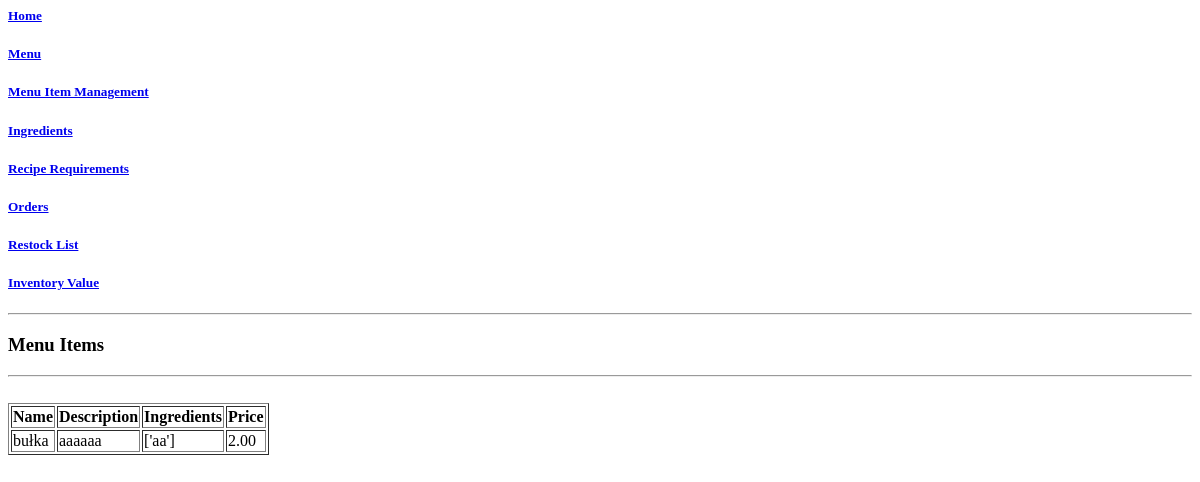
The page /menu_items/list on the database as committed earlier.
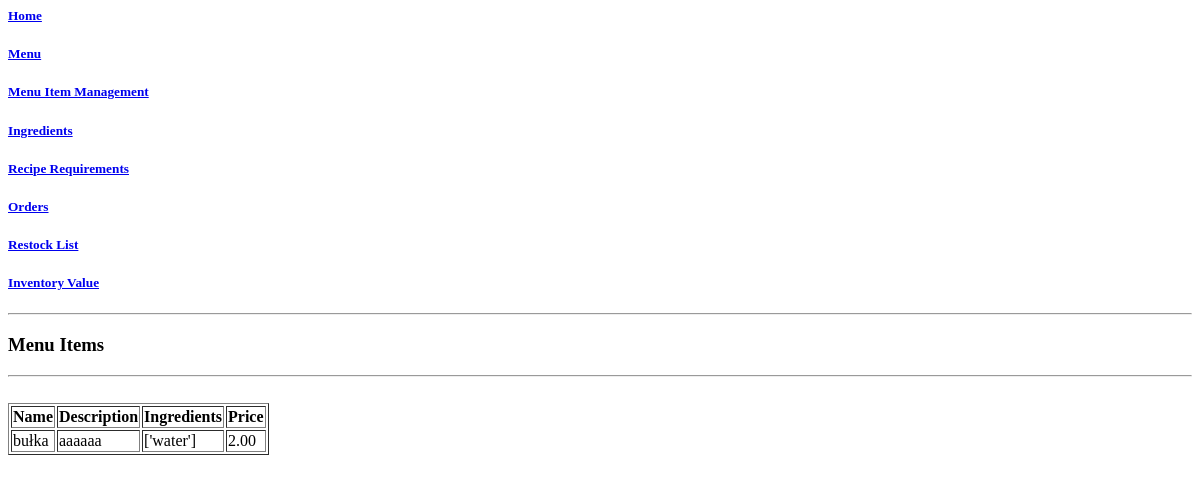
The same page on the database as committed later.
### crispy_crab/models.py (models this page shows, shortened)
class MenuItems(models.Model):
    item_name = models.CharField(max_length=30, unique=True)
    item_description = models.CharField(max_length=150, default="recipe requirements not complete")
    item_price = models.DecimalField(max_digits=5, decimal_places=2, default=0)
    class Meta:
        ordering = ['item_name']
    def ingredients(self):
        return [i.ingredient.ing_name for i in self.reciperequirements_set.all()]
    def is_available(self):
        result = []
        for i in self.reciperequirements_set.all():
            if i.quantity <= i.ingredient.ing_quantity:
                result.append(True)
            else:
                result.append(False)
        return all(result)

class RecipeRequirements(models.Model):
    menu_item = models.ForeignKey(MenuItems, on_delete=models.CASCADE)
    ingredient = models.ForeignKey(Ingredients, on_delete=models.CASCADE)
    quantity = models.IntegerField(default=1)
    class Meta:
        ordering = ['menu_item']

class Ingredients(models.Model):
    PIECE = "PC"
    GRAM = "GR"
    MILLILITRE = "ML"
    INGREDIENT_UNIT_CHOICES = [
        (PIECE, "pcs."),
        (GRAM, "gr."),
        (MILLILITRE, "ml")
    ]
    ing_name = models.CharField(max_length=25, unique=True)
    ing_quantity = models.IntegerField(default=0)
    multi_pack_quantity = models.IntegerField(default=1)
    unit = models.CharField(max_length=2, choices=INGREDIENT_UNIT_CHOICES, default=PIECE)
    multi_pack_price = models.DecimalField(max_digits=8, decimal_places=2)
    minimal_quantity = models.IntegerField(default=0)
    class Meta:
        ordering = ['ing_name']

### crispy_crab/views.py (the view)
# urls.py: path('menu_items/list', views.MenuItemsList.as_view(), name='menuitemslist'),
class MenuItemsList(ListView):
    model = MenuItems
    template_name = "crispy_crab/menu_items_list.html"

### crispy_crab/templates/crispy_crab/menu_items_list.html
{% extends "crispy_crab/base.html" %}
{% block content %}
<hr>
<h3>Menu Items</h3>
<hr>
<br>
<table border = 1 id="menu_items_table">
  <tr>
    <th>Name</th>
    <th>Description</th>
    <th>Ingredients</th>
    <th>Price</th>
  </tr>
{% for menu_item in menuitems_list  %}
{% if menu_item.item_description != "recipe requirements not complete" and menu_item.is_available is True %}
<tr>
  <td>{{ menu_item.item_name }} </td>
  <td>{{ menu_item.item_description }} </td>
  <td>{{ menu_item.ingredients }} </td>
  <td>{{ menu_item.item_price }} </td>
</tr>
{% endif %}
{% endfor %}
</table>
{% endblock %}

### crispy_crab/templates/crispy_crab/base.html
<head>
</head>
<body>
<a href="{% url 'home' %}"><h5>Home</h5></a>
<a href="{% url 'menuitemslist' %}"><h5>Menu</h5></a>
<a href="{% url 'menuitemsmanagementlist' %}"><h5>Menu Item Management</h5></a>
<a href="{% url 'ingredientslist' %}"><h5>Ingredients</h5></a>
<a href="{% url 'reciperequirementslist' %}"><h5>Recipe Requirements</h5></a>
<a href="{% url 'purchaselist' %}"><h5>Orders</h5></a>
<a href="{% url 'restocklist' %}"><h5>Restock List</h5></a>
<a href="{% url 'inventoryvalue' %}"><h5>Inventory Value</h5></a>
    {% block content %}
    {% endblock %}
</body>

Rows that differ between the two databases and show on the page:
changed through a linked row, MenuItems "bułka": ingredients "['aa']" → "['water']"
